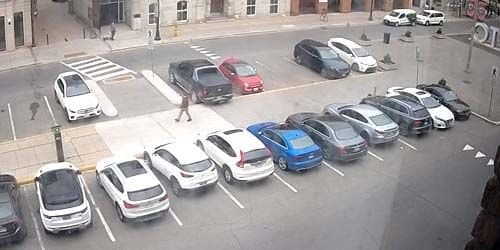
#> input picture parking.jpg, 500 x 250 px
$ python main.py
#> lines starting #> are read from the running program, lines starting #| are printed output that depends on the picture
### Parking.py
from typing import List

import cv2
import numpy as np

from Car import Car
from Point import Point
from Slot import Slot


class Parking:

    def __init__(self, id, img_path: str, rows: int, columns: int):
        self.id = id
        self.img = cv2.imread(img_path)
        self.rows = rows
        self.columns = columns
        self.width = self.img.shape[1]
        self.height = self.img.shape[0]
        self.matrix = self.calc_matrix()

    # [5 lines of commented-out code are left out]

    def calc_matrix(self):
        # compute perspective matrix
        input = np.float32([[7, 104], [348, 38], [472, 118], [42, 248]])
        output = np.float32([[0, 0], [self.width - 1, 0], [self.width - 1, self.height - 1], [0, self.height - 1]])

        return cv2.getPerspectiveTransform(input, output)

    def coords_parking(self) -> List[Slot]:
        width_parking = self.width / self.columns
        height_parking = self.height / self.rows

        slots = []
        id = 0
        for row in np.arange(self.rows):
            for column in np.arange(self.columns):
                point_upper_left = Point(column * width_parking, row * height_parking)
                point_lower_right = Point(point_upper_left.x + width_parking, point_upper_left.y + height_parking)
                slots.append(Slot(id, point_upper_left, point_lower_right))
                id += 1

        return slots

    def transform_cars(self, cars: List[Car]) -> List[Point]:
        centers = [car.center() for car in cars]
        new_centers = []

        for point in centers:
            new_point = np.array([point.x, point.y], dtype=np.float32)
            pts = new_point.reshape(-1, 1, 2).astype(np.float32)
            transformed_arr = cv2.perspectiveTransform(pts, self.matrix)

            new_centers.append(Point(transformed_arr[0][0][0], transformed_arr[0][0][1]))

        return new_centers

    def get_slots_occupied(self, cars: List[Car]):
        slots = self.coords_parking()
        transformed_centers = self.transform_cars(cars)

        slots_occupied = []

        for slot in slots:
            res = False
            for center in transformed_centers:
                res |= slot.check_occupied(center)

            slots_occupied.append(res)
            slot.isOccupied = res

        return slots_occupied

    def draw_transformed_img(self):
        # do perspective transformation setting area outside input to black
        imgOutput = cv2.warpPerspective(self.img, self.matrix, (self.width, self.height), cv2.INTER_LINEAR,
                                        borderMode=cv2.BORDER_CONSTANT,
                                        borderValue=(0, 0, 0))

        # save the warped output
        cv2.imwrite('parking_warped.jpg', imgOutput)

### Point.py
class Point:

    def __init__(self, x, y):
        self.x = x
        self.y = y

### Car.py
from Point import Point


class Car:

    def __init__(self, upper_left: Point, lower_right: Point):
        self.upper_left = upper_left
        self.lower_right = lower_right

    def center(self) -> Point:
        center_x = (self.upper_left.x + self.lower_right.x) / 2
        center_y = (self.upper_left.y + self.lower_right.y) / 2

        return Point(center_x, center_y)

### Slot.py
from Point import Point


class Slot:

    def __init__(self, id, upper_left: Point, lower_right: Point):
        self.id = id
        self.upper_left = upper_left
        self.lower_right = lower_right
        self.isOccupied = False

    def check_occupied(self, car_center: Point) -> bool:
        return self.upper_left.x <= car_center.x < self.lower_right.x \
               and self.upper_left.y <= car_center.y < self.lower_right.y
        #
        # return self.isOccupied

### main.py
# This is a sample Python script.

# Press Shift+F10 to execute it or replace it with your code.
# Press Double Shift to search everywhere for classes, files, tool windows, actions, and settings.
from Car import Car
from Parking import Parking
from ParkingTest import ParkingTest
import numpy as np

from Point import Point


def print_hi(name):
    # Use a breakpoint in the code line below to debug your script.
    tmp = (10, 20)

    box_points = [Car(Point(290, 48), Point(350, 92)),
                  Car(Point(325, 49), Point(387, 88)),
                  Car(Point(167, 63), Point(231, 114)),
                  Car(Point(47, 70), Point(102, 124)),
                  Car(Point(400, 97), Point(468, 140)),
                  Car(Point(335, 114), Point(403, 159)),
                  Car(Point(373, 107), Point(445, 150)),
                  Car(Point(292, 127), Point(368, 175)),
                  Car(Point(201, 133), Point(275, 192)),
                  Car(Point(248, 133), Point(323, 182)),
                  Car(Point(145, 148), Point(217, 202)),
                  Car(Point(28, 161), Point(94, 241)),
                  Car(Point(94, 163), Point(170, 228)),
                  Car(Point(383, 17), Point(416, 34)),
                  Car(Point(218, 60), Point(265, 100))]

    parking = Parking(id=1, img_path="parking.jpg", rows=2, columns=9)
#> in __init__, self.img is the input picture: shape (250, 500, 3); mean B, G, R 157.2, 156.5, 160.6
    parking.draw_transformed_img()
#> in draw_transformed_img, `imgOutput = cv2.warpPerspective(self.img, self.matrix, (self.width, se..`:
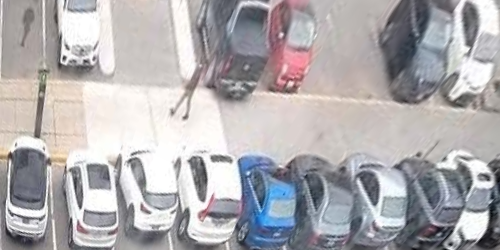
#> imgOutput: shape (250, 500, 3); mean B, G, R 175.9, 173.3, 176
    print(f'Occupied slots: {parking.get_slots_occupied(box_points)}')  # Press Ctrl+F8 to toggle the breakpoint.


# Press the green button in the gutter to run the script.
if __name__ == '__main__':
    print_hi('PyCharm')

# See PyCharm help at https://www.jetbrains.com/help/pycharm/
